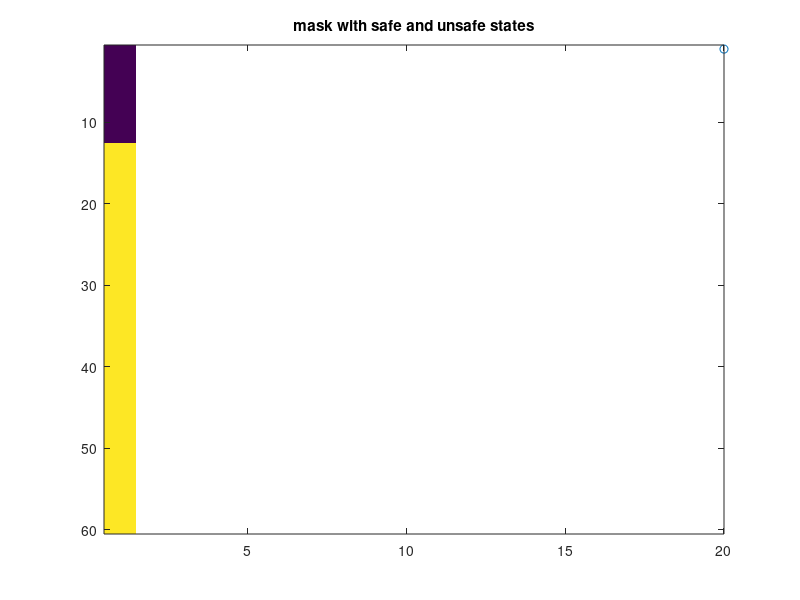

Here is the MATLAB script that generated this plot: (Note: this script raises an error after producing the figure.)
% @authors: Niklas Schmid, Marta Fochesato, Sarah H.Q. Li, Tobias Sutter, John Lygeros @ ETHZ Zurich,
% Automatic Control Laboratory

% Code for paper:
% ### Computing Optimal Joint Chance Constrained Control Policies ###

%% Clear console, workspace, figures
clc
clear all
close all
mycolors = [.8 0.8 0.8; 1 1 1];
% Add subfolders to path
folder = fileparts(which(mfilename)); 
addpath(genpath(folder));

%% Settings
disp("Setting parameters.")
% Model parameters
L=40;
r=1;
rng(1234)
M = 10;
sigma = 5;
Delta = 10^(-6);

Mx=round(1.5*L); My=1;  % Discretization of the states
Mu = 5;                 % Discretization of the inputs                                                 
Md = 500;               % Disturbance Samples
Max_Iterations = 30; %100;    % Bound number of iterations

%% Assign states to belong to the safe or unsafe set.
disp("Defining mask.")
% Safe set: states are assigned a value of 2 in the mask 
% Unsafe set: states are assigned a value of 0 in the mask
mask = zeros(Mx,My);

N = 100;                        % Time horizon of the control task
safety_limit_of_states = 13;    % At least 13 units of biomass to be safe
mask(safety_limit_of_states:end) = 2*ones(size(mask(safety_limit_of_states:end)));
current_state = 20;             % Initial state

p_x=0.75;                       % Safety probability

figure(1)
% Plot mask
imagesc(mask)
hold on
scatter(current_state,1);  % Switching x,y because x is rows for us (vertical axis) and y is columns, but matlab plots other way around
title('mask with safe and unsafe states')
%% Compute tranistion kernel
% Define an index to all states for easier reference. Also, keep a list of
% indices belonging to safe and unsafe states. Then, compute transition 
% kernel and stage cost for every state-action pair.
num_vars = Mx*My;                           % Total number of states
stage_cost = zeros(num_vars,Mu);            % State cost assigned every state-action pair
idx_map = zeros(Mx,My);                     % Index belonging to a state at given position
indices_of_safe_states = zeros(Mx,My);      % List of indices of safe states
indices_of_unsafe_states = zeros(Mx,My);    % List of indices of unsafe states

filterMaskAndComputeKernelFish;                 % Compute transition kernel and stage costs

%% Compute the safest and cheapest policy
disp("Computing invariance.")
clims = [0 1];

% Set up value functions for safest and cheapest policy
V_safest = ones(num_vars, N+1); % \bar{V} in paper
V_cheapest = ones(num_vars,N+1);  % \underline{V} in paper
V_safest(indices_of_unsafe_states, N+1) = 0;
V_cheapest(indices_of_unsafe_states, N+1) = 0;
C_safest = zeros(num_vars, N+1);
C_cheapest = zeros(num_vars,N+1);

safest_dp;  % Compute safest policy
cheapest_dp; % Compute cheapest policy


% figure(4)
% V_map = reshape(stage_cost(:,1),Mx,My);
% imagesc(V_map)

% For all three different approaches, at every iteration, store safety and cost
results_of_approaches = zeros(3,Max_Iterations,2); 

%% Approach by Ono et al. (modified due to infeasibility, see paper)
lambda_low = 0;
lambda_up = 10^5;
lambda = lambda_up;

unsafe_indeces_vector = zeros(num_vars,1);
unsafe_indeces_vector(indices_of_unsafe_states) = ones(numel(indices_of_unsafe_states),1);

for iterations=1:Max_Iterations
    % Initialize value function
    J_ono = zeros(size(C_cheapest));
    J_ono(:,N+1)=lambda*unsafe_indeces_vector;

    C_ono = zeros(size(C_cheapest));    % Cost of the policy

    V_ono = zeros(size(V_cheapest));    % Safety of the policy
    V_ono(indices_of_safe_states,N+1) = ones(numel(indices_of_safe_states),1);

    mu_k_star_ono=zeros(num_vars,N);    % Policy
    
    for k=flip(1:N)                     % Run DP recursion
        [J_ono(:,k), mu_k_star_ono(:,k)] = min(pagemtimes(T_u,J_ono(:,k+1)) + reshape(stage_cost,num_vars,1,Mu) + lambda*unsafe_indeces_vector,[],3);
        T_optimal_cost = zeros(num_vars,num_vars);
        for state_idx = 1:num_vars  % Compute cost and safety under the optimal input
            C_ono(state_idx,k) = T_u(state_idx,:,mu_k_star_ono(state_idx,k))*C_ono(:,k+1) + stage_cost(state_idx, mu_k_star_ono(state_idx,k));
            V_ono(state_idx,k) = T_u(state_idx,:,mu_k_star_ono(state_idx,k))*V_ono(:,k+1);
        end
        V_ono(indices_of_unsafe_states, k) = 0;
    end

    % Bisection (deviating from implementation by Ono due to infeasibility)
    if V_ono(current_state,1)<p_x
        lambda_low = lambda
        lambda = 1/2*(lambda_low + lambda_up);
    else
        lambda_up = lambda
        lambda = 1/2*(lambda_low + lambda_up);
        tmp_ono.pol = mu_k_star_ono;
        tmp_ono.C = C_ono(current_state,1);
        tmp_ono.V = V_ono(current_state,1);
    end

    % Store result for current lambda
    results_of_approaches(1,iterations,1) = C_ono(current_state,1);
    results_of_approaches(1,iterations,2) = V_ono(current_state,1);
end

%% Our approach
lambda_low = 0;
lambda_up = (C_safest(current_state,1) - C_cheapest(current_state,1)) / (V_safest(current_state,1) - p_x); %10^5;
lambda = lambda_up; 

V_lambda_up = 0; C_lambda_up = 0;
V_lambda_low = V_cheapest(current_state,1); C_lambda_low = C_cheapest(current_state,1);

not_breaking = true;
iterations=1;
% Outer loop iteration: "Minimize lambda while remaining safe enough"
while not_breaking
    % Initialize value function
    J_our = C_cheapest;
    J_our(indices_of_unsafe_states,:) = J_our(indices_of_unsafe_states,:) + lambda;
    % Value function for cost
    C_our = zeros(size(C_cheapest));
    C_our(indices_of_unsafe_states,:) = C_cheapest(indices_of_unsafe_states,:);
    % Value function for safety
    V_our = zeros(size(V_cheapest));
    V_our(indices_of_safe_states,N+1) = ones(numel(indices_of_safe_states),1);
    mu_k_star_our=zeros(numel(indices_of_safe_states),N);
    % Run DP Recursion
    for k=flip(1:N)
        [J_our(indices_of_safe_states,k), mu_k_star_our(:,k)] = min(pagemtimes(T_u(indices_of_safe_states,:,:),J_our(:,k+1)) + reshape(stage_cost(indices_of_safe_states,:),numel(indices_of_safe_states),1,Mu),[],3);
        for row_idx = 1:numel(indices_of_safe_states) % Compute cost and safety of optimal inputs
            C_our(indices_of_safe_states(row_idx),k) = T_u(indices_of_safe_states(row_idx),:,mu_k_star_our(row_idx,k))*C_our(:,k+1) + stage_cost(indices_of_safe_states(row_idx),mu_k_star_our(row_idx,k));
            V_our(indices_of_safe_states(row_idx),k) = T_u(indices_of_safe_states(row_idx),:,mu_k_star_our(row_idx,k))*V_our(:,k+1);
        end
        V_our(indices_of_unsafe_states, k) = 0;
    end

    % Bisection
    if V_our(current_state,1)<p_x
        lambda_low = lambda
        lambda = 1/2*(lambda_low + lambda_up);
        V_lambda_low = V_our(current_state,1);
        C_lambda_low = C_our(current_state,1);
    else
        lambda_up = lambda
        lambda = 1/2*(lambda_low + lambda_up);
        tmp_our.pol = mu_k_star_our;
        tmp_our.C = C_our(current_state,1);
        tmp_our.V = V_our(current_state,1);
        V_lambda_up = V_our(current_state,1);
        C_lambda_up = C_our(current_state,1);
    end

    % Interpolate to obtain stochastic policy
    p_up = (p_x - V_lambda_low) / (V_lambda_up - V_lambda_low);
    p_low = 1 - p_up;
    C_our_stochastic = C_lambda_low*p_low + C_lambda_up*p_up;
    V_our_stochastic = V_lambda_low*p_low + V_lambda_up*p_up; % Should always equal to p_s

    % Store result for current lambda
    results_of_approaches(2,iterations,1)=C_our_stochastic;
    results_of_approaches(2,iterations,2)=V_our_stochastic;

    suboptimality_bound = p_up*p_low*(lambda_up - lambda_low)*(V_lambda_up - V_lambda_low);
    if suboptimality_bound <= Delta
        fprintf("Breaking after %1.0f iterations because the desired suboptimality is attained.", iterations);
        not_breaking = false;
    end
    iterations = iterations + 1;
end

%% Plot safety cost pairs obtained over the outer loop iterations
% figure(20)
% plot(results_of_approaches(1,:,1),results_of_approaches(1,:,2))
% hold on
% plot(results_of_approaches(2,:,1),results_of_approaches(2,:,2))
% legend('Ono et al.','Ours')
% xlabel('Cost')
% ylabel('Safety')
fprintf('Ono et al, Our approach (cost,safety), (%4.2f,%4.2f),(%4.2f,%4.2f)',tmp_ono.C,tmp_ono.V,tmp_our.C,tmp_our.V)

% For simplicity we just stick to the policy associated to lambda_up
% instead of the mixed policy. 
mu_k_star_ono = tmp_ono.pol;
mu_k_star_our = tmp_our.pol;

%% Run simulation
figure(14)
hold on

mu_k_star_our_ext = zeros(size(mu_k_star));
mu_k_star_our_ext(indices_of_safe_states,:) = mu_k_star_our;

success_rate = 0;
total_attempts=5000;        % Number of Monte-Carlo runs
cost_avg = 0;

for attempt=1:total_attempts
    cost_of_attempt = 0;
    success = 1;
    x_idx = zeros(N+1,1);
    x_idx(1) = current_state;
    x = zeros(N+1,1);
    x(1) = current_state -1;

    for k=1:N
        if success==1
            u = mu_k_star_our_ext(x_idx(k),k);
        else
            u = mu_k_star(x_idx(k),k);
        end

        %u = mu_k_star_ono(x_idx(k),k);   % Uncomment to evaluate Ono's policy

        %u = mu_k_star(x_idx(k),k);       % Uncomment to evaluate cheapest policy
        
        % Run simulation step
        d = (u-1) / Mu;
        v = normrnd(0.2, 0.1^2);
        v = boundValue(v,[0,1]);
        gamma = normrnd(1, 0.6^2);
        delta = normrnd(1.1, 0.2^2);
        delta = boundValue(delta,[0,inf]);
        x_k = x(k);
        C = delta*d*M*x_k/L;
        C = boundValue(C,[0,delta*d*M]);
        K = 1 ./ (1 + exp(-(x_k-20)/sigma) );
        R = r*x_k*(1- x_k/L);
        R = max(R,0);
        x(k+1) = (1-v)*x_k + gamma*R*K - C;
        x(k+1) = round(max(x(k+1),0));
        x_idx(k+1) = x(k+1)+1;
    
        % Bound values of state 
        if x_idx(k+1)<=0
            x_idx(k+1)=1;
        end
        if x_idx(k+1)>Mx
            x_idx(k+1) = Mx;
        end

        % Check safety
        x(k+1) = x_idx(k+1) - 1;
        if abs(mask(x_idx(k+1)))<1
            success = 0;
        end

        cost_of_attempt = cost_of_attempt + stage_cost(x_idx(k),u);
    end
    cost_avg = cost_avg + cost_of_attempt/total_attempts;
    success_rate = success_rate + success/total_attempts;
    plot(x,'LineWidth',1)
end
xlabel('Time')
ylabel('Units of Biomass')
title('Monte-Carlo Simulation')
cost_avg
safety =success_rate;
safety

%% Surface plots of policies
fontsize = 20;
colorrange = linspace(0,1,1000)';
colorrangeZero =zeros(size(colorrange));
colorrangeOne = ones(size(colorrange))*1;
%mycolors = [0 0 0.8; 0 0.8 0; 0.8 0.8 0];
mycolors = [colorrangeZero flip(colorrange) colorrange ; colorrange colorrangeZero flip(colorrange)];
mycolors = flip([colorrangeOne colorrange colorrange; flip(colorrange) flip(colorrange) colorrangeOne ]);
mycolors = flip([colorrangeOne*0, flip(colorrange)*1 + 0, colorrangeOne*0 ]);
%mycolors = [colorrange colorrange flip(colorrange); colorrangeOne flip(colorrange) colorrangeZero];
%mycolors = [flip(colorrange) flip(colorrange) flip(colorrange)];
figure(33)
a = linspace(safety_limit_of_states,N-1,size(mu_k_star_ono(indices_of_safe_states,:),2));
b = linspace(safety_limit_of_states,N-1,size(mu_k_star_ono(indices_of_safe_states,:),1));
imagesc(a,b,mu_k_star_ono(indices_of_safe_states,:)/Mu)
colormap(mycolors);       
caxis([-1, 1]);    
ax = gca;
set(gca, 'FontName', 'times')
ax.FontSize = fontsize; 
ylabel('State', 'FontSize', fontsize)
xlabel('Timestep k', 'FontSize', fontsize)
set(gca,'FontName','Times Roman','Fontsize',fontsize)
title('Policy k=0 by Ono et al.')
figure(34)
a = linspace(safety_limit_of_states,N-1,size(mu_k_star_our_ext(indices_of_safe_states,:),2));
b = linspace(safety_limit_of_states,N-1,size(mu_k_star_our_ext(indices_of_safe_states,:),1));
imagesc(a,b,mu_k_star_our_ext(indices_of_safe_states,:)/Mu)
colormap(mycolors);      
caxis([-1, 1]);   
ax = gca;
set(gca, 'FontName', 'times')
ax.FontSize = fontsize; 
ylabel('State', 'FontSize', fontsize)
xlabel('Timestep k', 'FontSize', fontsize)   
set(gca,'FontName','Times Roman','Fontsize',fontsize)
title('Policy k=0 by Our Approach, b_k=1')
figure(35)
diff = mu_k_star_our_ext(indices_of_safe_states,:) - mu_k_star_ono(indices_of_safe_states,:);
a = linspace(safety_limit_of_states,N-1,size(diff,2));
b = linspace(safety_limit_of_states,N-1,size(diff,1));
imagesc(a,b,diff/Mu)
colormap(mycolors);    
caxis([-1, 1]);         
colorbar
ax = gca;
ax.FontSize = fontsize; 
ylabel('State', 'FontSize', fontsize)
xlabel('Timestep k', 'FontSize', fontsize)
set(gca, 'FontName', 'times')
set(gca,'FontName','Times Roman','Fontsize',fontsize)
title('Difference of Policies')

